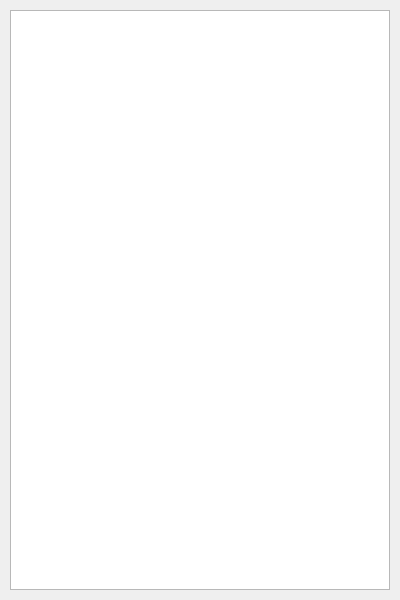
<?xml version="1.0" encoding="UTF-8"?>
<ui version="4.0">
 <class>RoomMenuWindow</class>
 <widget class="QWidget" name="RoomMenuWindow">
  <property name="geometry">
   <rect>
    <x>0</x>
    <y>0</y>
    <width>400</width>
    <height>600</height>
   </rect>
  </property>
  <property name="minimumSize">
   <size>
    <width>400</width>
    <height>600</height>
   </size>
  </property>
  <property name="maximumSize">
   <size>
    <width>400</width>
    <height>600</height>
   </size>
  </property>
  <property name="windowTitle">
   <string>SimpleNetworkClient</string>
  </property>
  <layout class="QVBoxLayout" name="verticalLayout">
   <property name="leftMargin">
    <number>10</number>
   </property>
   <property name="topMargin">
    <number>10</number>
   </property>
   <property name="rightMargin">
    <number>10</number>
   </property>
   <property name="bottomMargin">
    <number>10</number>
   </property>
   <item>
    <widget class="QListWidget" name="RoomList"/>
   </item>
  </layout>
 </widget>
 <resources/>
 <connections/>
</ui>
